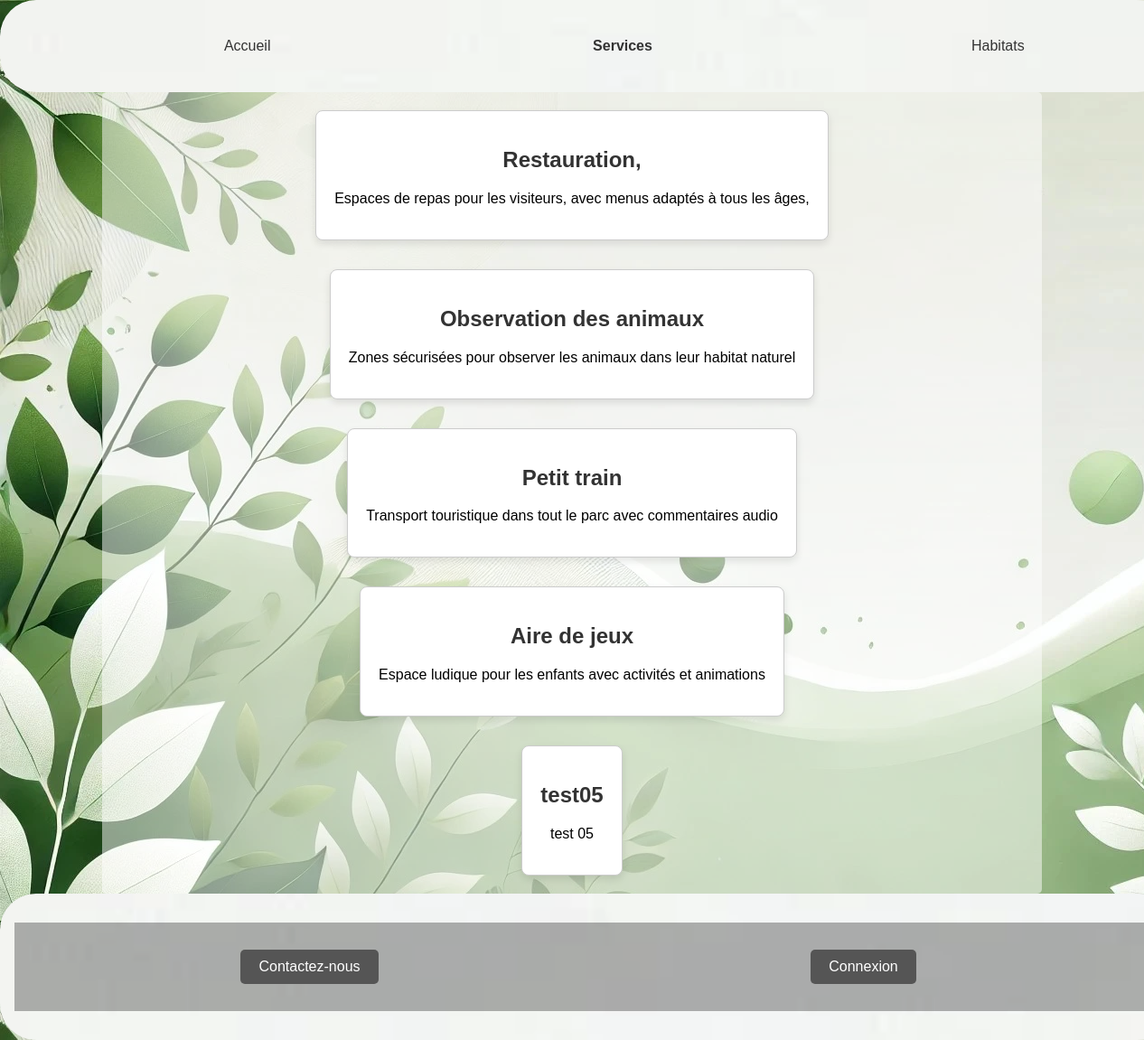
The app's page /service.php with its own data.
### tables this page shows
CREATE TABLE `service` (
  `service_id` int(11) NOT NULL AUTO_INCREMENT,
  `nom` varchar(50) DEFAULT NULL,
  `description` varchar(250) DEFAULT NULL,
  PRIMARY KEY (`service_id`)
);

### config/For_watch/fetch_services.php (called while the page is built)
<?php
function getServices(PDO $pdo): array {
    try {
        $sql = "SELECT * FROM service ORDER BY service_id";
        $stmt = $pdo->query($sql);
        return $stmt->fetchAll(PDO::FETCH_ASSOC);
    } catch (PDOException $e) {
        error_log("Erreur lors de la récupération des services : " . $e->getMessage());
        return [];
    }
}

### source/php/forService/Section_comment.php (the view, shortened to what this page needs)
<?php
require_once CONFIG_PATH . '/db_config.php';
require_once CONFIG_PATH . '/For_watch/fetch_services.php';
$services = getServices($pdo);
?>
<main id="servicesMain">
    <?php if (!empty($services)): ?>
        <?php foreach ($services as $item): ?>
            <section class="principal">
                <div class="service">
                    <h2><?php echo htmlspecialchars($item['nom']); ?></h2>
                    <p><?php echo htmlspecialchars($item['description']); ?></p>
                </div>
            </section>
        <?php endforeach; ?>
    <?php else: ?>
        <p>Aucun service disponible pour le moment.</p>
    <?php endif; ?>
</main>

### service.php (shortened to what this page needs)
<!DOCTYPE html>
<html lang="fr">
<head>
    <link rel="stylesheet" href="/source/css/style.css">
    <link rel="stylesheet" href="/source/css/header_footer.css">
    <link rel="stylesheet" href="/source/css/forPage.css">
</head>
<body>
    <header>
        <nav>
            <ul id="header"></ul>
        </nav>
    </header>
             <?php include_once SOURCE_PATH .  '/php/forService/Section_comment.php'; ?>
    <footer>
        <na>
            <ul id="footer"></ul>
        </na>
    </footer>
</body>
</html>

### source/css/style.css (style rules this page uses)
body { font-family: Arial, sans-serif; margin: 0; padding: 0; background-image: url('../../doc/photo/image_site/background_WEBP.webp'); background-color: #f4f4f4; }
header, footer { width: 100%; padding: 1rem; color: white; text-align: center; background-image: url('../../doc/photo/image_site/border_WEBP.webp'); background-size: cover; background-position: center; background-attachment: fixed; border-radius: 40px; }
main { width: 100%; max-width: 1000px; padding: 20px; margin: 0 auto; background-color: rgba(255, 255, 255, 0.5); border-radius: 5px; display: flex; flex-direction: column; gap: 2rem; align-items: center; }
section, form, .principal, .principalHabitat, .Sectionhabitat, .boutonAnimal { border: 1px solid #ccc; border-radius: 8px; background-color: #fff; box-shadow: 0 4px 8px rgba(0, 0, 0, 0.1); padding: 20px; text-align: center; }

### source/css/header_footer.css (style rules this page uses)
#footer { display: flex; justify-content: center; flex-wrap: wrap; padding: 20px; background-color: rgba(0, 0, 0, 0.3); color: #fff; }

### source/css/forPage.css (style rules this page uses)
label, h1, h2, h3 { color: #333; text-align: center; }
section { display: flex; flex: 1 1 50%; padding: 20px; border: 1px solid #131212; border-radius: 8px; background-color: rgba(250, 250, 250, 0.5); box-shadow: 0 4px 8px rgba(0, 0, 0, 0.1); text-align: center; }

### records on screen
service: nom "Restauration,", description "Espaces de repas pour les visiteurs, avec menus adaptés à tous les âges,"
service: nom "Observation des animaux", description "Zones sécurisées pour observer les animaux dans leur habitat naturel"
service: nom "Petit train", description "Transport touristique dans tout le parc avec commentaires audio"
service: nom "Aire de jeux", description "Espace ludique pour les enfants avec activités et animations"
service: nom "test05", description "test 05"
